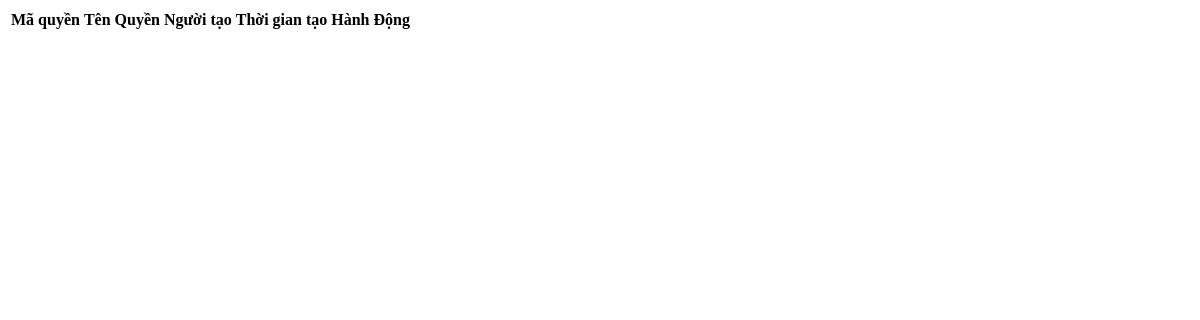
Before: /pages/admin/qlquyen.php with the older database file.
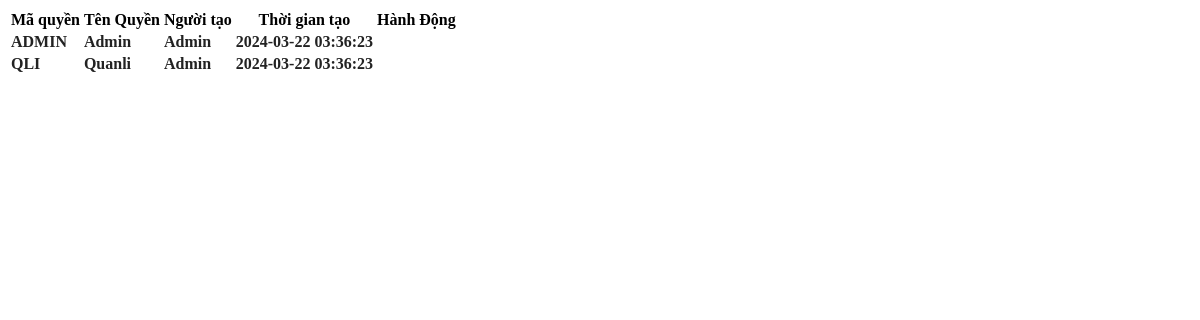
After: the same page with the newer database file.
### tables this page shows
CREATE TABLE `quyen` (
  `TenQuyen` varchar(50) NOT NULL,
  `MaQuyen` varchar(10) NOT NULL,
  `TrangThai` varchar(10) NOT NULL,
  `SĐT` varchar(10) NOT NULL,
  `ThoiGian` datetime NOT NULL
);

CREATE TABLE `account` (
  `TenND` varchar(10) DEFAULT NULL,
  `SĐT` varchar(10) NOT NULL,
  `MaQuyen` varchar(10) NOT NULL,
  `Status` varchar(20) NOT NULL,
  `CreTime` datetime NOT NULL,
  `Address` varchar(50) DEFAULT NULL,
  `Password` varchar(30) NOT NULL
);

### module/controller.php (called while the page is built, shortened)
<?php
    include 'connect.php';
class quyen{
    private $conn;
    function __construct(){
        $this->conn=new connect;
    }
    function dsquyen(){
        $this->conn->constructor();
        $strSQL="SELECT quyen.MaQuyen, quyen.TenQuyen, account.TenND, quyen.ThoiGian FROM `quyen`
        LEFT JOIN account ON account.SĐT=quyen.SĐT
        WHERE TrangThai='active'";
        $result=$this->conn->excuteSQL($strSQL);
        $this->conn->disconnect();
        return $result;
    }
}
?>

### module/connect.php (called while the page is built, shortened)
<?php
class connect{
    private $conn;
    function constructor() {
        $this->conn=new mysqli("127.0.0.1","root","","web2");
    }
    function excuteSQL($sql){
        return $this->conn->query($sql);
    }
}
?>

### pages/admin/xlquyen.php (the view, shortened to what this page needs)
<?php
include '../../module/controller.php';
function RenderTableQuyen()
{
    $quyen = new quyen;
    $result = $quyen->dsquyen();
    if ($result->num_rows > 0) {
        while ($row = $result->fetch_assoc()) {
            echo '
                <tr  style="color: #222222; font-weight: bold;">
                    <td>' . $row['MaQuyen'] . '</td>
                    <td>' . $row['TenQuyen'] . '</td>
                    <td>' . $row['TenND'] . '</td>
                    <td>' . $row['ThoiGian'] . '</td>
                    <td class = "custom-icons d-flex justify-content-center" id="' . $row['MaQuyen'] . '">
                        <div Sua="CN01">
                        </div>
                        <div Xoa="CN01">
                        </div>
                    </td>
                </tr> ';
        }
    }
}
?>

### pages/admin/qlquyen.php (shortened to what this page needs)
<?php
include_once 'xlquyen.php';
?>
<section id="quanlisp">
    <table class="table table-bordered">
        <thead>
            <tr>
                <th scope="col">Mã quyền</th>
                <th scope="col">Tên Quyền</th>
                <th scope="col">Người tạo</th>
                <th scope="col">Thời gian tạo</th>
                <th scope="col">Hành Động</th>
            </tr>
        </thead>
        <tbody>
            <?php
            RenderTableQuyen();
            ?>
        </tbody>
    </table>
</section>

Changed rows visible on the page:
added quyen: MaQuyen "ADMIN", TenQuyen "Admin", account.TenND "Admin", ThoiGian "2024-03-22 03:36:23"
added quyen: MaQuyen "QLI", TenQuyen "Quanli", account.TenND "Admin", ThoiGian "2024-03-22 03:36:23"
